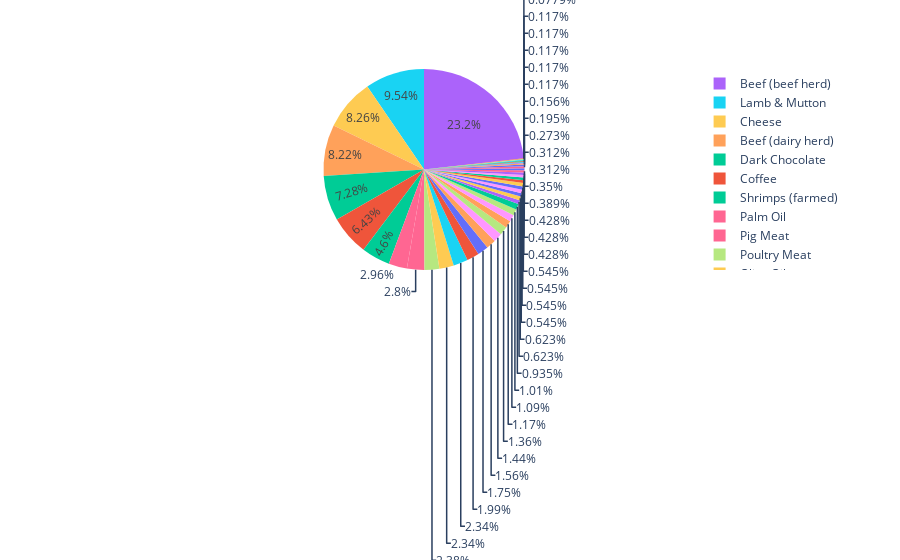

Notebook code cell kept with this figure:
### Markdown cell above
### Looking at the pie chart below, we can see that among all products the production of beef generates almost a quarter of all emissions.

### Code cell
fig = px.pie(df,values=df['Total_emissions'], names=df['Food product'], color=df['Food product'])
fig.show()

### Figure 1 — Plotly figure (JSON) as saved in the notebook; plotly's stock layout.template omitted (floating-point values rounded to 4 significant figures)
{"data": [{"customdata": [["Wheat & Rye (Bread)"], ["Maize (Meal)"], ["Barley (Beer)"], ["Oatmeal"], ["Rice"], ["Potatoes"], ["Cassava"], ["Cane Sugar"], ["Beet Sugar"], ["Other Pulses"], ["Peas"], ["Nuts"], ["Groundnuts"], ["Soymilk"], ["Tofu"], ["Soybean Oil"], ["Palm Oil"], ["Sunflower Oil"], ["Rapeseed Oil"], ["Olive Oil"], ["Tomatoes"], ["Onions & Leeks"], ["Root Vegetables"], ["Brassicas"], ["Other Vegetables"], ["Citrus Fruit"], ["Bananas"], ["Apples"], ["Berries & Grapes"], ["Wine"], ["Other Fruit"], ["Coffee"], ["Dark Chocolate"], ["Beef (beef herd)"], ["Beef (dairy herd)"], ["Lamb & Mutton"], ["Pig Meat"], ["Poultry Meat"], ["Milk"], ["Cheese"], ["Eggs"], ["Fish (farmed)"], ["Shrimps (farmed)"]], "domain": {"x": [0, 1], "y": [0, 1]}, "hovertemplate": "Food product=%{customdata[0]}<br>Total_emissions=%{value}<extra></extra>", "labels": ["Wheat & Rye (Bread)", "Maize (Meal)", "Barley (Beer)", "Oatmeal", "Rice", "Potatoes", "Cassava", "Cane Sugar", "Beet Sugar", "Other Pulses", "Peas", "Nuts", "Groundnuts", "Soymilk", "Tofu", "Soybean Oil", "Palm Oil", "Sunflower Oil", "Rapeseed Oil", "Olive Oil", "Tomatoes", "Onions & Leeks", "Root Vegetables", "Brassicas", "Other Vegetables", "Citrus Fruit", "Bananas", "Apples", "Berries & Grapes", "Wine", "Other Fruit", "Coffee", "Dark Chocolate", "Beef (beef herd)", "Beef (dairy herd)", "Lamb & Mutton", "Pig Meat", "Poultry Meat", "Milk", "Cheese", "Eggs", "Fish (farmed)", "Shrimps (farmed)"], "legendgroup": "", "marker": {"colors": ["#636efa", "#EF553B", "#00cc96", "#ab63fa", "#FFA15A", "#19d3f3", "#FF6692", "#B6E880", "#FF97FF", "#FECB52", "#636efa", "#EF553B", "#00cc96", "#ab63fa", "#FFA15A", "#19d3f3", "#FF6692", "#B6E880", "#FF97FF", "#FECB52", "#636efa", "#EF553B", "#00cc96", "#ab63fa", "#FFA15A", "#19d3f3", "#FF6692", "#B6E880", "#FF97FF", "#FECB52", "#636efa", "#EF553B", "#00cc96", "#ab63fa", "#FFA15A", "#19d3f3", "#FF6692", "#B6E880", "#FF97FF", "#FECB52", "#636efa", "#EF553B", "#00cc96"]}, "name": "", "showlegend": true, "type": "pie", "values": [1.4, 1.1, 1.1, 1.6, 4, 0.3, 0.9, 2.6, 1.4, 1.6, 0.8, 0.2, 2.4, 1, 3, 6.0, 7.6, 3.5, 3.7, 6, 1.4, 0.3, 0.3, 0.4, 0.5, 0.3, 0.8, 0.3, 1.1, 1.4, 0.7, 16.5, 18.7, 59.6, 21.1, 24.5, 7.2, 6.1, 2.8, 21.2, 4.5, 5.1, 11.8]}], "layout": {"legend": {"tracegroupgap": 0}, "margin": {"t": 60}}}
